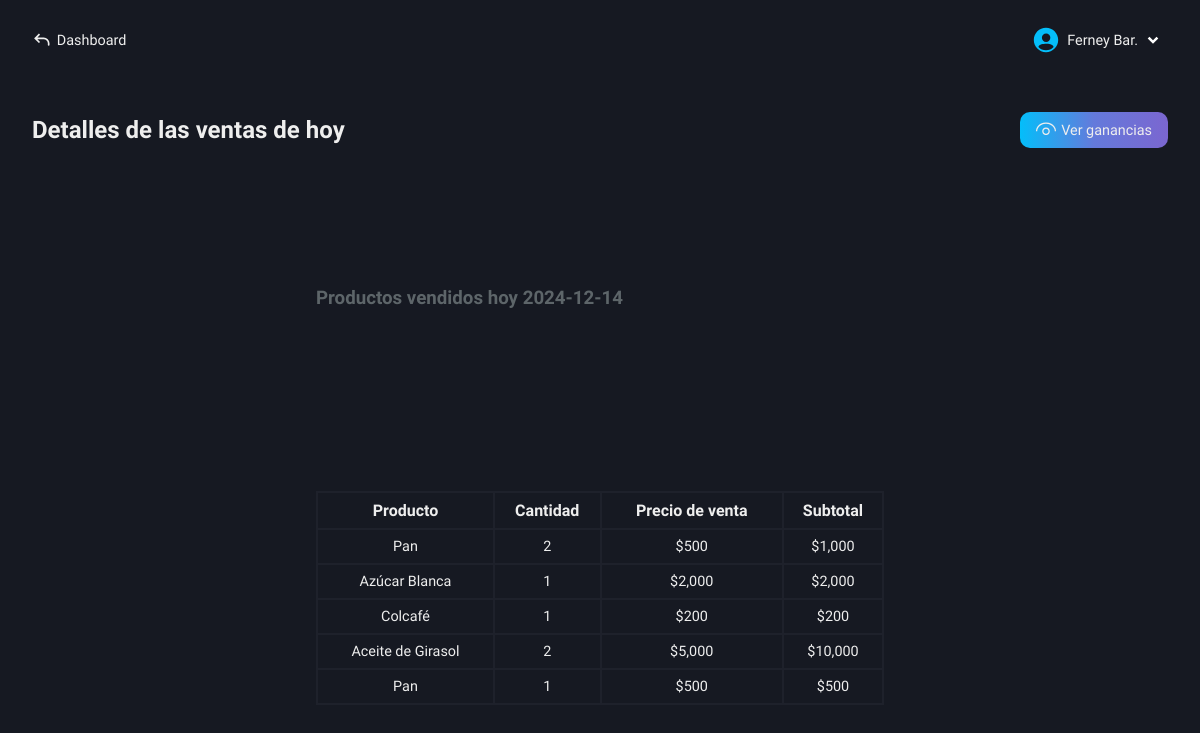
/roles/store/earnings/functions/details-today-sales.php (signed in), run on an earlier commit of the app's database.
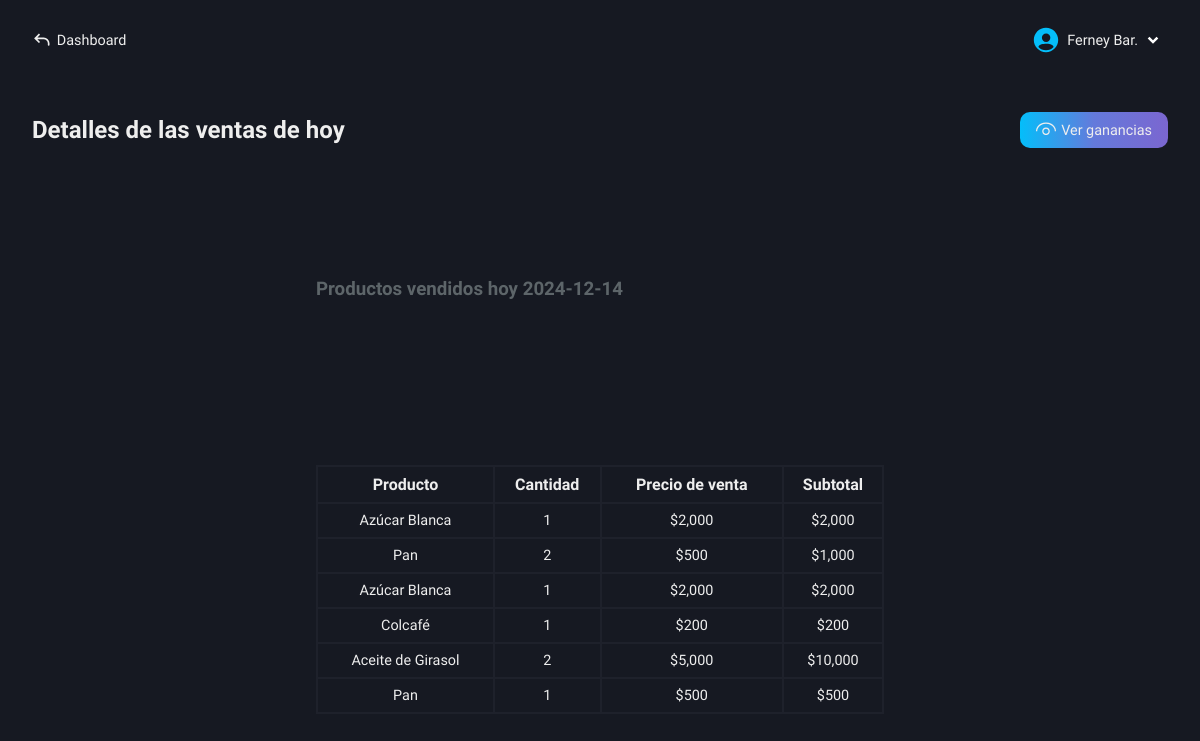
And on a later commit of the database.
### tables this page shows
CREATE TABLE `users` (
  `id` int(11) NOT NULL AUTO_INCREMENT,
  `name` varchar(100) NOT NULL,
  `lastname` varchar(100) NOT NULL,
  `email` varchar(100) NOT NULL,
  `pass` varchar(100) NOT NULL,
  `role` varchar(100) NOT NULL,
  PRIMARY KEY (`id`)
);

CREATE TABLE `sale_details` (
  `id` int(11) NOT NULL AUTO_INCREMENT,
  `sale_id` int(11) NOT NULL,
  `product_name` varchar(100) NOT NULL,
  `quantity` int(11) NOT NULL,
  `unit_price` decimal(50,0) NOT NULL,
  `client` varchar(100) NOT NULL,
  `client_email` varchar(100) NOT NULL,
  `client_phone` varchar(100) NOT NULL,
  `payment_method` varchar(100) NOT NULL,
  `subtotal` decimal(50,0) NOT NULL,
  PRIMARY KEY (`id`)
);

### roles/store/earnings/functions/details-today-sales.php (the view, shortened to what this page needs)
<!DOCTYPE html>
<html lang="es">
<head>
    <link rel="stylesheet" href="../../../../css/store/details-today-sales.css">
    <?php
        include("../../../../conexion.php");
        if (isset($_SESSION['user_id'])) {
            $id_user = $_SESSION['user_id'];
        } else {
            header("Location: ../../../../index.php");
            exit();
        }
    ?>
</head>
<body>
    <main class="main">
        <nav class="nav-dash">
            <a href="../../../dashboard-store.php" class="go-dash">
                <svg xmlns="http://www.w3.org/2000/svg" width="20" height="20" viewBox="0 0 24 24"><path fill="#eee" d="m4 10l-.707.707L2.586 10l.707-.707zm17 8a1 1 0 1 1-2 0zM8.293 15.707l-5-5l1.414-1.414l5 5zm-5-6.414l5-5l1.414 1.414l-5 5zM4 9h10v2H4zm17 7v2h-2v-2zm-7-7a7 7 0 0 1 7 7h-2a5 5 0 0 0-5-5z"/></svg>
                <p>Dashboard</p>
            </a>
            <div class="user-modal">
                <div class="username">
                    <div class="name-down">
                        <?php
                            $queryData = "SELECT name, lastname FROM users WHERE id = $id_user";
                            $result = mysqli_query($conexion, $queryData);
                            $rowData = mysqli_fetch_assoc($result);
                            echo "<p class='name'>" . $rowData['name'] . ' ' . substr($rowData['lastname'], 0, 3) . ".</p>";
                        ?>
                        <img src="../../../../svg/down-arrow.svg" alt="">
                    </div>
                </div>
            </div>
        </nav>
        <section class="earnings-today" id="hidden-modal">
            <div class="earnings-content">
                <div class="tlt-button">
                    <h2 class="tlt-function">Detalles de las ventas de hoy</h2>
                    <a href="../today-earnings.php" class="btn-today-earnings bg-btn">
                        <p>Ver ganancias</p>
                    </a>
                </div>
                <div class="content-table">
                    <div class="tlt-info">
                        <?php
                            echo "<h3>Productos vendidos hoy " . date('Y-m-d') . "</h3>";
                        ?>
                    </div>
                    <table>
                        <tr>
                            <th>Producto</th>
                            <th>Cantidad</th>
                            <th>Precio de venta</th>
                            <th>Subtotal</th>
                        </tr>
                        <?php
                            $queryDetails = "SELECT s.id, s.sale_date, sd.product_name, sd.quantity, sd.unit_price, sd.subtotal
                                            FROM sales s
                                            INNER JOIN sale_details sd ON s.id = sd.sale_id
                                            WHERE s.sale_date = CURDATE()
                                            ORDER BY s.id DESC";
                            $resultDetails = mysqli_query($conexion, $queryDetails);
                            if($resultDetails -> num_rows > 0) {
                                while ($row = mysqli_fetch_assoc($resultDetails)){
                                    echo "<tr>
                                            <td>" . ucfirst($row['product_name']) . "</td>
                                            <td>" . $row['quantity'] . "</td>
                                            <td>$" . number_format($row['unit_price'], 0) . "</td>
                                            <td>$" . number_format($row['subtotal'], 0) . "</td>
                                          </tr>";
                                }
                            } else {
                                echo "<tr>
                                        <td colspan='4'>No se encontraron detalles de productos.</td>
                                      </tr>";
                            }
                        ?>
                    </table>
                </div>
            </div>
        </section>
    </main>
</body>
</html>

### css/store/details-today-sales.css (style rules this page uses)
.main { display: grid; grid-template-columns: 1fr; grid-template-rows: 80px auto; height: 100vh; background-color: var(--color-dark-blue-gray); }
.earnings-today { grid-column: 1 / 2; grid-row: 2 / 3; padding: 2rem; box-sizing: border-box; background-color: var(--color-dark-blue-gray); }
.earnings-content { display: flex; flex-direction: column; gap: 3rem; }
.tlt-button { display: flex; align-items: center; justify-content: space-between; }
.btn-today-earnings { display: flex; align-items: center; gap: .3rem; padding: .5rem 1rem; border-radius: 10px; font-size: .9rem; text-decoration: none; }
.content-table { height: 600px; display: flex; align-items: center; justify-content: center; flex-direction: column; }
table, th, td { border: 2px solid var(--color-slate-gray); border-collapse: collapse; }
table { width: 50%; margin: auto; }
th, td { padding: .5rem 0; text-align: center; }
td { font-size: .9rem; font-weight: 300; }
.tlt-info { width: 50%; margin: auto; }
.tlt-info h3 { color: #5d6569; }

### css/base-nav-dash.css (style rules this page uses)
* { color: #eee; }
.nav-dash { grid-column: 1 / 2; grid-row: 1 / 2; display: flex; align-items: center; justify-content: space-between; padding: 0 2rem; box-sizing: border-box; user-select: none; }
.username { display: flex; align-items: center; gap: .4rem; cursor: pointer; }
.name-down { display: flex; align-items: center; }
.name-down .name { color: #eee; font-size: .9rem; }
.go-dash { display: flex; align-items: center; gap: .3rem; text-decoration: none; }
.go-dash p { font-size: .9rem; color: #eee; }

### css/base-btn-bd.css (style rules this page uses)
.bg-btn { background: linear-gradient( 90deg, #04BEFA, #647adb, #7b66d0, #9554c9, #04BEFA ); background-size: 200%; animation: gradient-move 5s infinite; transition: transform 0.2s, box-shadow 0.2s; }

What changed in the data, as far as the page shows it:
added sale_details: product_name "Azúcar Blanca", quantity "1", unit_price "2,000", subtotal "2,000"
